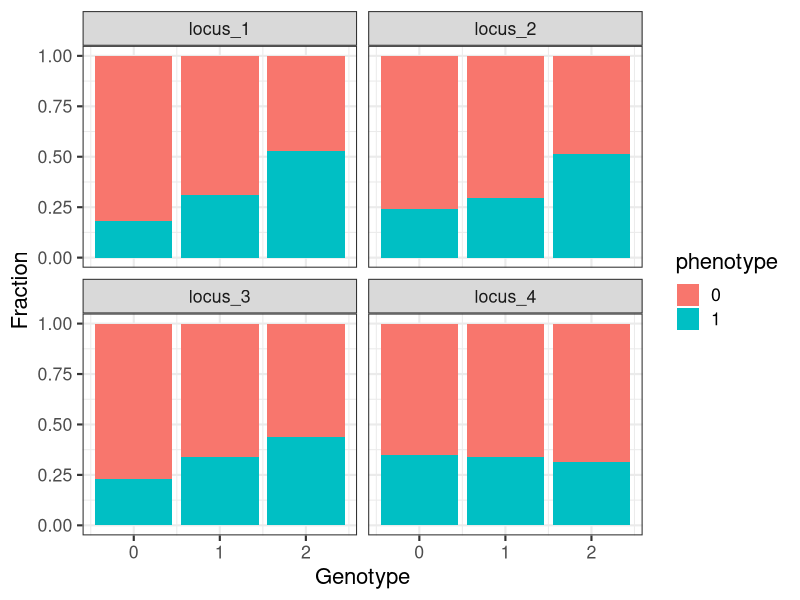
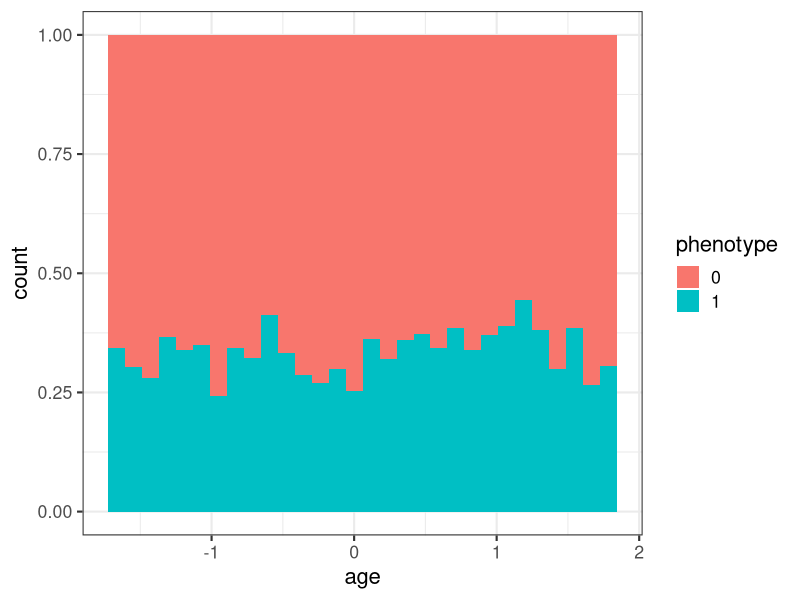
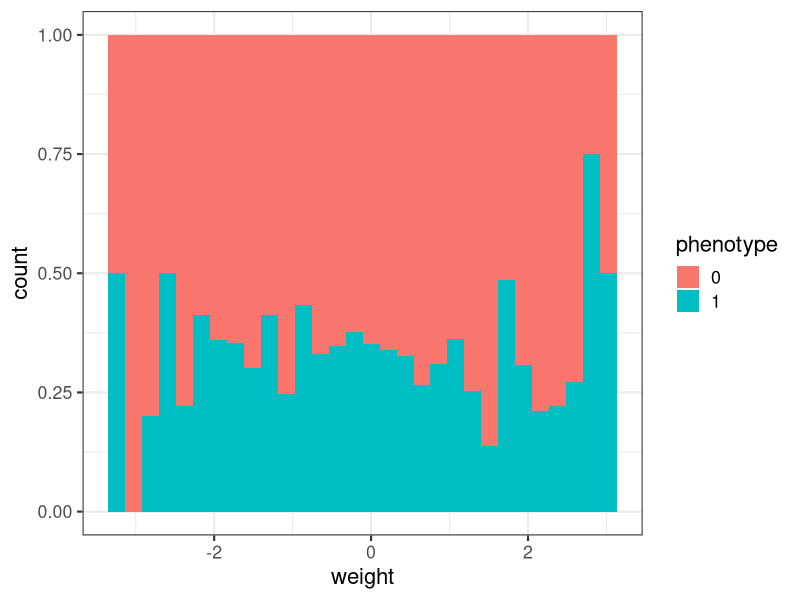
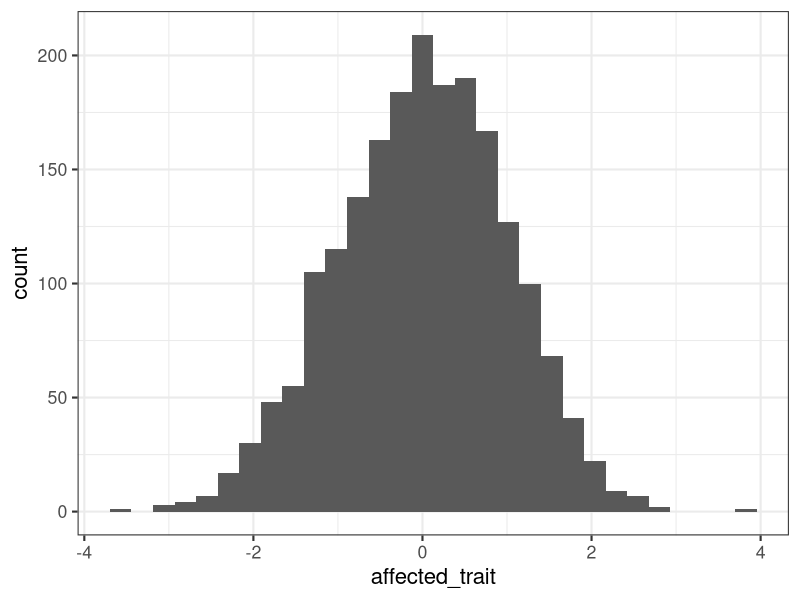
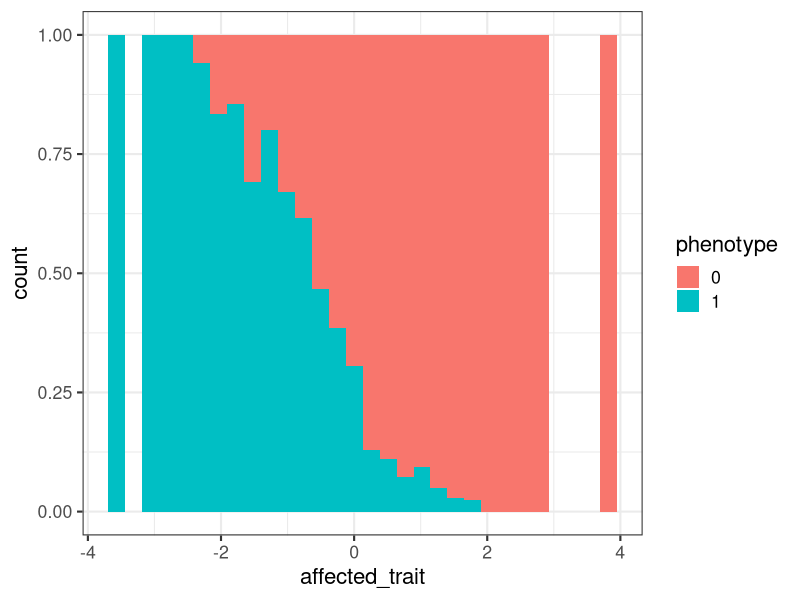
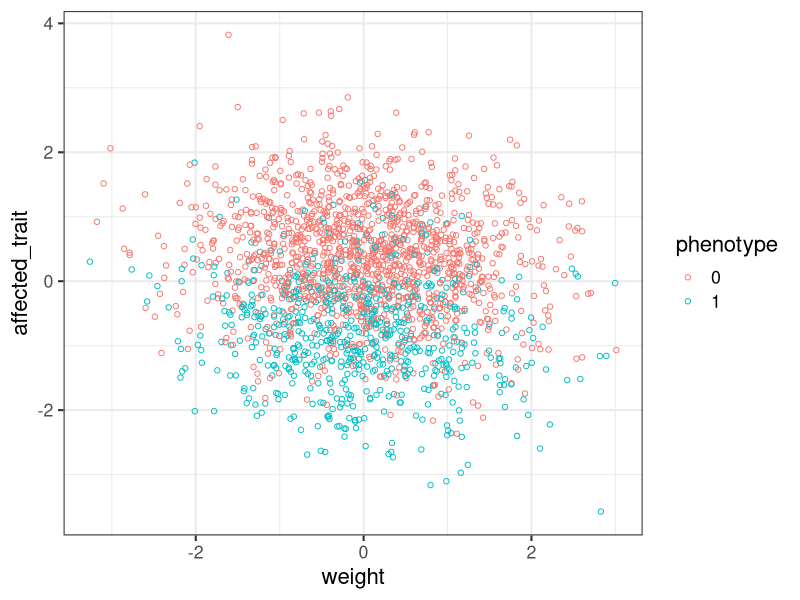
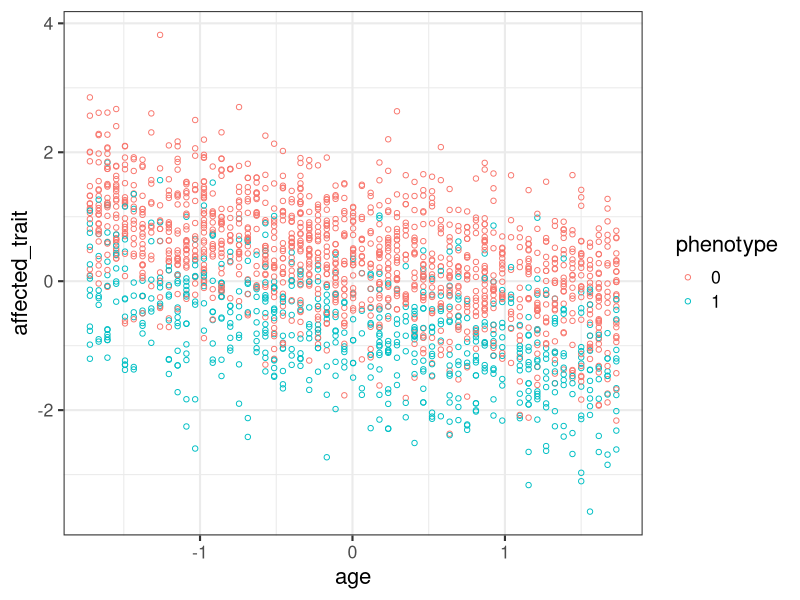

Generate these figures, in order, with R: (Note: a time limit stopped this script after it produced the figures.)
## ---- chunk 1
library(tidyverse)
library(randomForest)
count_individuals = 2000
count_loci = 4

genotype_matrix <-
  matrix(
    rbinom(count_individuals * count_loci, 1, 0.5) + rbinom(count_individuals * count_loci, 1, 0.5),
    nrow = count_individuals,
    ncol = count_loci
  )
genotype_df <- as_tibble(genotype_matrix)
colnames(genotype_df) <- paste0("locus_", 1:count_loci)

additional_data <-
  tibble(
    ID = 1:count_individuals,
    weight = rnorm(count_individuals, mean = 80, sd = 5),
    age = sample(20:80, count_individuals, replace = TRUE)
  )

data_combined <- bind_cols(additional_data, genotype_df)



make_binary_trait = function(row) {
  # here are the rules how the binary trait is generated
  data_combined_slice <- slice(data_combined, row)
  #print(data_combined_slice)
  individual_risk <- 0
  individual_risk <-
    individual_risk + (pull(data_combined_slice, locus_1)) * 0.1 # additive effect
  individual_risk <-
    individual_risk + (pull(data_combined_slice, locus_2)) * 0.1
  individual_risk <-
    individual_risk + (pull(data_combined_slice, locus_3)) * 0.1
  individual_risk <-
    individual_risk + ((pull(data_combined_slice, locus_1) == 2) * (pull(data_combined_slice, locus_2) ==
                                                                      2)) * 0.4
  individual_risk <-
    individual_risk + ((pull(data_combined_slice, locus_1) == 2) * (pull(data_combined_slice, locus_2) ==
                                                                      2) * (pull(data_combined_slice, locus_3) == 2)) * 0.9 # multiple homozygous alleles needed for a strong epistatic effect
  if (individual_risk > 1) {
    individual_risk <- 1
  }
  phenotype <- rbinom(1, 1, individual_risk)
  return(phenotype)
}

add_affected_trait <- function(row) {
  data_combined_slice <- slice(data_combined, row)
  mean <-
    40 # the average in the healthy population of a trait, say VO2max
  mean <-
    mean - (pull(data_combined_slice, phenotype) == 1) * 5 # decrease in 5 for those with the phenotype
  mean <- mean - pull(data_combined_slice, weight) * 0.1 # decrease with weight
  mean <- mean - pull(data_combined_slice, age) * 0.1 # decrease with age
  return(rnorm(1, mean, sd = 3))
}

# add the phenotype and affected trait to the data frame

data_combined$phenotype <-
  as.factor(unlist(lapply(
    1:nrow(data_combined), make_binary_trait
  )))
data_combined$affected_trait <-
  unlist(lapply(1:nrow(data_combined), add_affected_trait))
data_combined$weight = as.numeric(scale(data_combined$weight, center = TRUE, scale =
                                          TRUE))
data_combined$age = as.numeric(scale(data_combined$age, center = TRUE, scale =
                                       TRUE))
data_combined$affected_trait = as.numeric(scale(
  data_combined$affected_trait,
  center = TRUE,
  scale = TRUE
))

summary(data_combined$phenotype)
## ---- chunk 2
library(ggplot2)
ggplot(data_combined%>%pivot_longer(cols=c(locus_1,locus_2,locus_3,locus_4)), aes(value, group=phenotype, fill=phenotype))+
    geom_bar(position="fill")+facet_wrap(~name)+xlab("Genotype")+ylab("Fraction")+theme_bw(16)

ggplot(data_combined, aes(age, fill = phenotype)) +
  geom_histogram(position = "fill")+theme_bw(16)

ggplot(data_combined, aes(weight, fill = phenotype)) +
  geom_histogram(position = "fill")+theme_bw(16)

ggplot(data_combined, aes(affected_trait)) +
  geom_histogram()+theme_bw(16)

ggplot(data_combined, aes(affected_trait, fill = phenotype)) +
  geom_histogram(position = "fill")+theme_bw(16)

ggplot(data_combined, aes(weight, affected_trait, color = phenotype)) +
  geom_point(shape = 1)+theme_bw(16)

ggplot(data_combined, aes(age, affected_trait, color = phenotype)) +
  geom_point(shape = 1)+theme_bw(16)
## ---- chunk 3
data_combined.urf <-
  randomForest(select(data_combined,-1,-(ncol(data_combined) - 1)), ntree =
                 count_individuals * 10)
MDSplot(data_combined.urf, data_combined$phenotype)
## ---- chunk 4
library(caret)
# split the data
ids <- createDataPartition(data_combined$phenotype, p = 0.8, list = F)
train_set <- data_combined[ids, ]
test_set <- data_combined[-ids, ]

cn <- trainControl(method = "cv", number = 10)

grid <- expand.grid(mtry = 2:(ncol(train_set) - 1))

fit <-
  train(
    phenotype ~ .,
    data = train_set,
    
    method = "rf",
    trControl = cn,
    tuneGrid = grid,
    ntree = count_individuals * 10,
    maxnodes = 500
  )
## ---- chunk 5
p <- predict(fit, test_set %>% select(-(ncol(test_set) - 1)))

confusionMatrix(p, test_set$phenotype)
